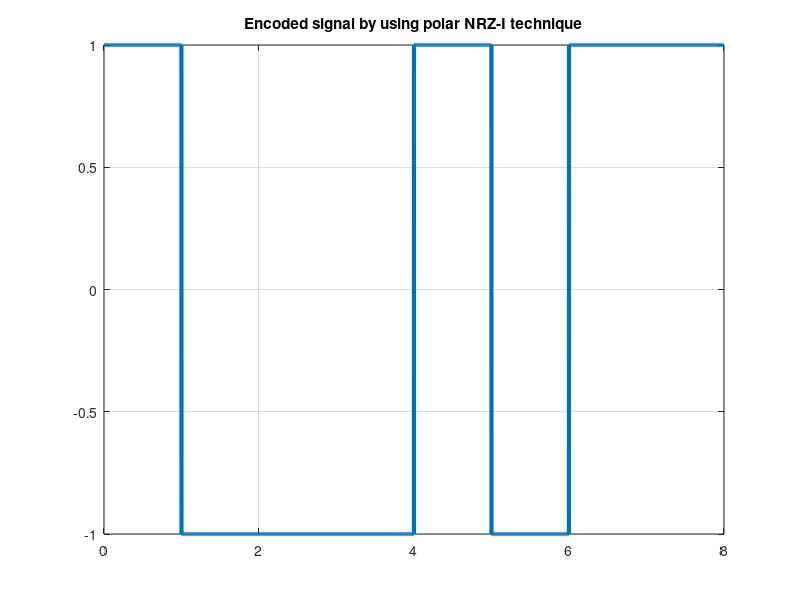

Here is the MATLAB script that generated this plot:
clc;clear all;close all;

%%bits = round(rand(1,5));
bits=[0 1 0 0 1 1 1 0];
prev= 1;

bitrate = 1;
n=1000;
T = length(bits)/bitrate;   %% Maximum value of x-axis time.
N = n*length(bits);         %% total data in x-axis.
dt= T/N;
t = 0:dt:T-dt;

%%Encoding
x = zeros(1,N);


for i=1:length(bits)
    if bits(i) ==1
        x((i-1)*n +1 :i*n)= - prev;
        prev= x(i*n);
    else
        x((i-1)*n +1 :i*n)= prev;
        prev = x(i*n);
        
    end
end

plot(t,x,'Linewidth', 3);
ylim([-1,1]);
title('Encoded signal by using polar NRZ-I technique');
grid on;


%Decoding
y = ones(1, length(bits));
previous = 1;
for i=1:length(y)
    if x(((i-1)*n)+1) == previous
        y(i) = 0;
    else
        previous = previous * (-1);
    end
end
disp(y);